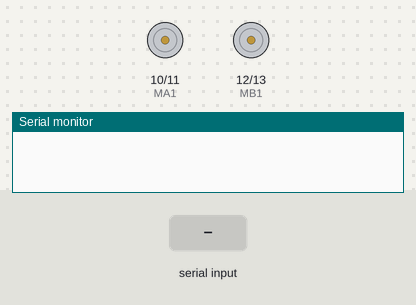
The sketch below on a simulated Arduino Uno, built with avr-gcc and run on an emulated ATmega328P. On the bench: motor-driver pin pairs drawn as motors (green arrow = first pin HIGH = forward, orange = second pin HIGH = backward, longer = more drive), the last lines printed to the serial monitor. Inputs (shaded band) come from the test bench.

Above: at 1.2 s.
1.3 s: "w" received over Serial
At 1.8 s:
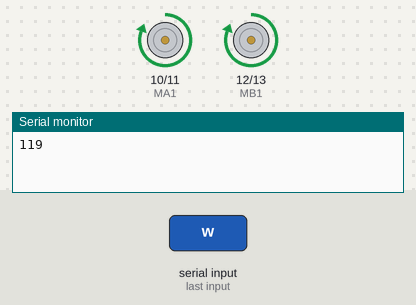
2.8 s: "d" received over Serial
At 4.5 s:
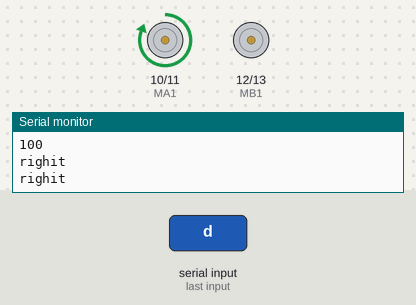
4.8 s: "a" received over Serial
At 6.1 s:
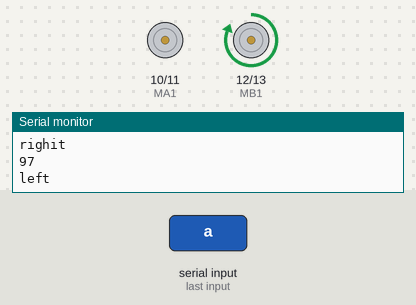
6.8 s: "b" received over Serial
At 7.6 s:
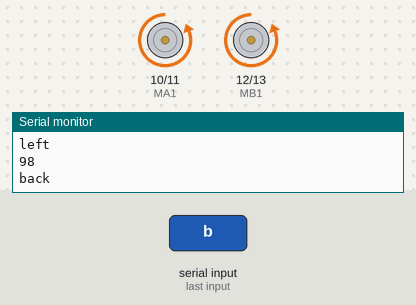
Timing chart, 0 to 9.8 s (numbered marks = the images above; inputs shaded):
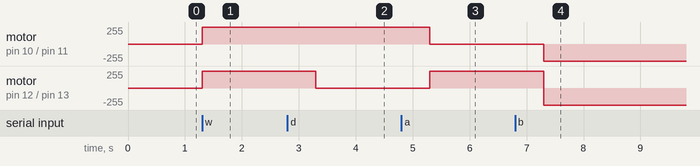

Measured:
- after the input at 1.3 s, motor on pin 10 (MA1) / pin 11 (MA2), motor on pin 12 (MB1) / pin 13 (MB2): stopped → forward 255/255 at once
- after the input at 2.8 s, motor on pin 12 (MB1) / pin 13 (MB2): forward 255/255 → stopped after 0.50 s
- after the input at 4.8 s, motor on pin 10 (MA1) / pin 11 (MA2): forward 255/255 → stopped after 0.50 s; motor on pin 12 (MB1) / pin 13 (MB2): stopped → forward 255/255 after 0.50 s
- after the input at 6.8 s, motor on pin 10 (MA1) / pin 11 (MA2): stopped → backward 255/255 after 0.50 s; motor on pin 12 (MB1) / pin 13 (MB2): forward 255/255 → backward 255/255 after 0.50 s

The sketch:

mqtt_RC_arduino.ino
```cpp
const int MA1 = 10;
const int MA2 = 11;
const int MB1 = 12;
const int MB2 = 13;

int com = 0;

void setup() {

  Serial.begin(9600);

  pinMode(MA1,OUTPUT);
  pinMode(MA2,OUTPUT);
  pinMode(MB1,OUTPUT);
  pinMode(MB2,OUTPUT);

}

void loop() {
    while(true){

      if(Serial.available() > 0){
        com = Serial.read();
        Serial.println(com);
      }
      if(com == 'w'){
        motor_forward();
        delay(1000);
      }
      else if(com =='d'){
        motor_righit();
        delay(1000);
      }
      else if(com =='a'){
        motor_left();
        delay(1000);
      }
      else if(com =='s'){
        motor_stop();
        delay(1000);
      }
      else if(com =='b'){
        motor_back();
        delay(1000);
        }
      else if(com =='f'){
        break;
      }
  }
}

void motor_forward(){
      digitalWrite(MA1,HIGH);
      digitalWrite(MA2,LOW);
      digitalWrite(MB1,HIGH);
      digitalWrite(MB2,LOW);
}

void motor_back(){
      digitalWrite(MA1,LOW);
      digitalWrite(MA2,HIGH);
      digitalWrite(MB1,LOW);
      digitalWrite(MB2,HIGH);
      Serial.println("back");
}

void motor_stop(){
      digitalWrite(MA1,LOW);
      digitalWrite(MA2,LOW);
      digitalWrite(MB1,LOW);
      digitalWrite(MB2,LOW);
      Serial.println("motor stop");
}

void motor_righit(){
      digitalWrite(MA1,HIGH);
      digitalWrite(MA2,LOW);
      digitalWrite(MB1,LOW);
      digitalWrite(MB2,LOW);
      Serial.println("righit");
}

void motor_left(){
      digitalWrite(MA1,LOW);
      digitalWrite(MA2,LOW);
      digitalWrite(MB1,HIGH);
      digitalWrite(MB2,LOW);
      Serial.println("left");
}
```
